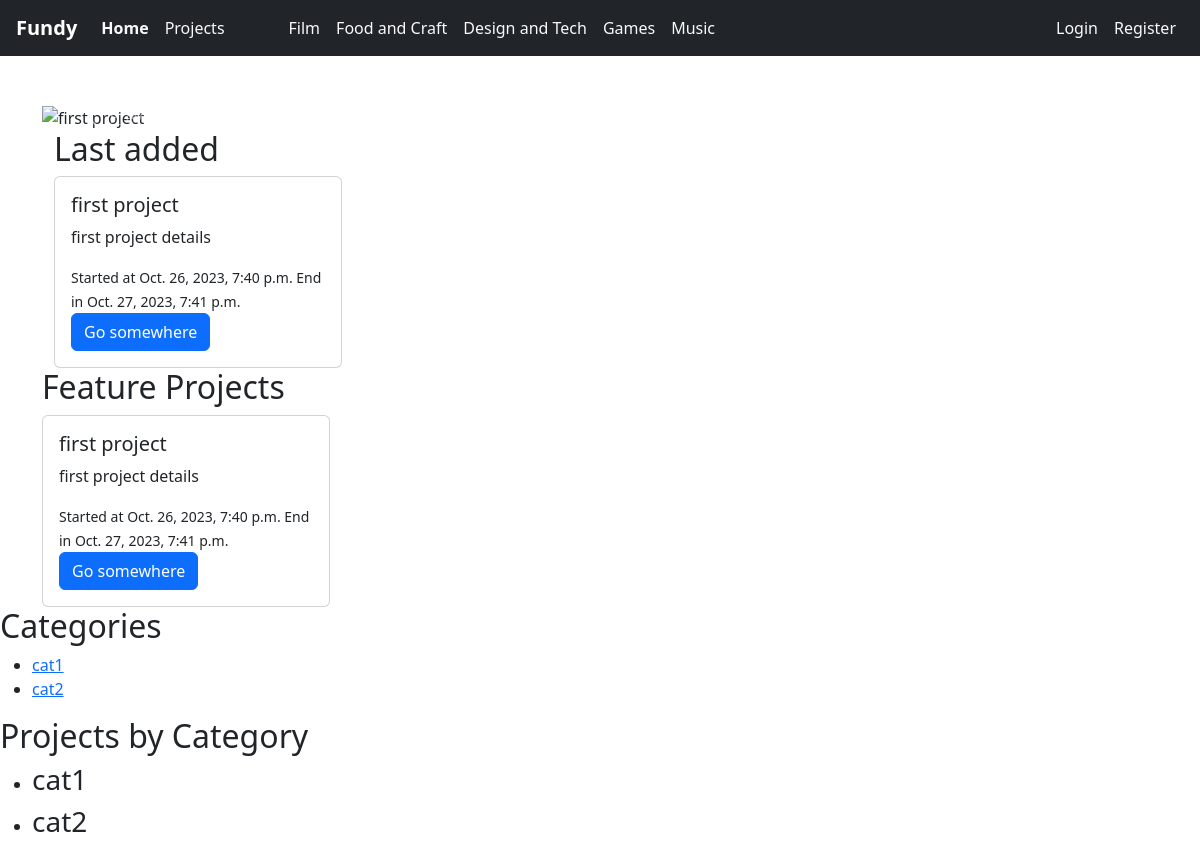
The app's page /projects/, older data.
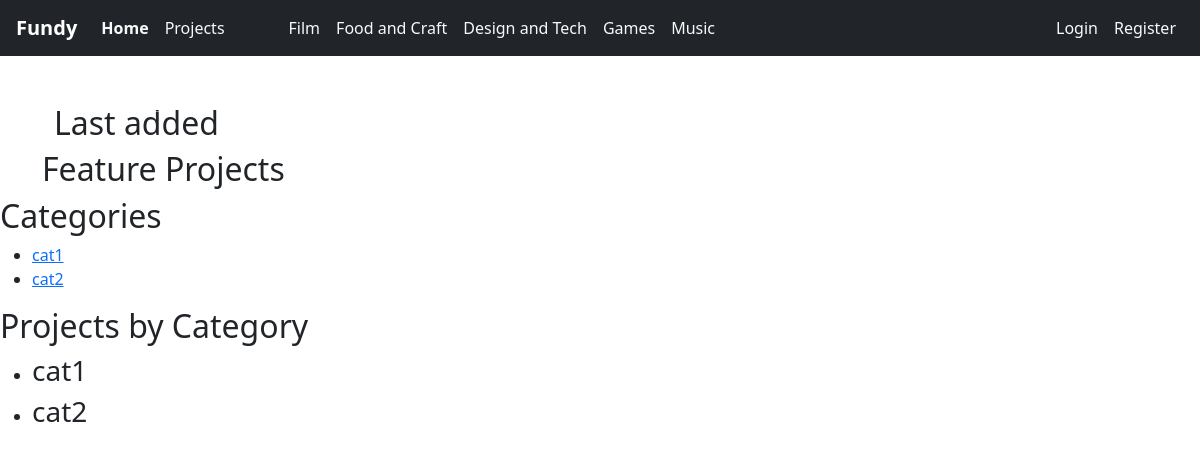
The same page, newer data.
### projects/models.py (models this page shows, shortened)
class ProjectsModel(models.Model):
    user=models.ForeignKey(UserProfile, related_name='projects',on_delete=models.CASCADE)
    title = models.CharField(max_length=200)
    details = models.TextField(max_length=500)
    category = models.ManyToManyField(CategoriesModel)
    target = models.IntegerField()
    tags = models.ManyToManyField(TagsModel)
    start_time = models.DateTimeField()
    end_time = models.DateTimeField()
    is_featured = models.BooleanField(default=False)
    completed=models.BooleanField(default=False)
    closed=models.BooleanField(default=False)

class CategoriesModel(models.Model):
    name = models.CharField(max_length=50)

### projects/views.py (the view)
# urls.py: 2. Add a URL to urlpatterns:  path('', views.home, name='home')
def home(request):
    top_projects = (
        ProjectsModel.objects.all()
        .annotate(avg_rating=Avg("ratings__rating"))
        .order_by("-avg_rating")[:5]
    )
    latest_projects = ProjectsModel.objects.all().order_by("-start_time")[:5]
    featured_projects = ProjectsModel.objects.filter(is_featured=True).order_by(
        "-start_time"
    )[:5]
    categories = CategoriesModel.objects.all()
    category_projects = {}  # A dictionary to store projects for each category
    for category in categories:
        projects = ProjectsModel.objects.filter(category=category)
        category_projects[category] = projects
    return render(
        request,
        "projects/home.html",
        {
            "top_projects": top_projects,
            "latest_projects": latest_projects,
            "featured_projects": featured_projects,
            "categories": categories,
            "category_projects": category_projects,
        },
    )

### projects/templates/projects/home.html (shortened to what this page needs)
{%extends 'base.html'%}
{% load static %}
{%block body%}
    <div id="projectSlider" class="carousel slide" data-ride="carousel">
      <div class="carousel-inner">
        {% for project in top_projects %}
        <div class="carousel-item {% if forloop.first %}active{% endif %}">
          <div class="carousel-caption">
          </div>
        </div>
        {% endfor %}
      </div>
      <a
        class="carousel-control-prev"
        href="#projectSlider"
        role="button"
        data-slide="prev"
      >
        <span class="carousel-control-prev-icon" aria-hidden="true"></span>
        <span class="sr-only">Previous</span>
      </a>
      <a
        class="carousel-control-next"
        href="#projectSlider"
        role="button"
        data-slide="next"
      >
        <span class="carousel-control-next-icon" aria-hidden="true"></span>
        <span class="sr-only">Next</span>
      </a>
    </div>
    <div class="container ">
        <h2>Last added</h2>
        {% for project in latest_projects %}
        <div class="d-flex">
        <div class="card d-flex" style="width: 18rem;">
            <div class="card-body">
              <h5 class="card-title">{{ project.title }}</h5>
              <p class="card-text">{{ project.details }}</p>
              <small> Started at {{ project.start_time }} </small>
              <small> End in {{ project.end_time }} </small>
              <a href="{%url 'projectDetails' id=project.id%}" class="btn btn-primary">Go somewhere</a>
            </div>
          </div>
        </div>
          {% endfor %}
    </div>
    <h2>Feature Projects</h2>
        {% for project in latest_projects %}
        <div class="d-flex">
        <div class="card d-flex" style="width: 18rem;">
            <div class="card-body">
              <h5 class="card-title">{{ project.title }}</h5>
              <p class="card-text">{{ project.details }}</p>
              <small> Started at {{ project.start_time }} </small>
              <small> End in {{ project.end_time }} </small>
              <a href="#" class="btn btn-primary">Go somewhere</a>
            </div>
          </div>
        </div>
          {% endfor %}
    </div>
    <h2>Categories</h2>
<ul>
    {% for category in categories %}
        <li>
            <a href="#">{{ category.name }}</a>
        </li>
    {% endfor %}
</ul>
<h2>Projects by Category</h2>
<ul>
    {% for category, projects in category_projects.items %}
        <li>
            <h3>{{ category.name }}</h3>
        </li>
    {% endfor %}
</ul>
{%endblock%}

Row changes from the older to the newer data that the page shows:
removed ProjectsModel: title "first project", details "first project details", start_time "Oct. 26, 2023, 7:40 p.m.", end_time "Oct. 27, 2023, 7:41 p.m."
